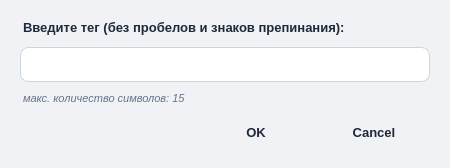
<?xml version="1.0" encoding="UTF-8"?>
<ui version="4.0">
 <class>tagInput_dialog</class>
 <widget class="QDialog" name="tagInput_dialog">
  <property name="geometry">
   <rect>
    <x>0</x>
    <y>0</y>
    <width>450</width>
    <height>160</height>
   </rect>
  </property>
  <property name="windowTitle">
   <string>Ввод тега</string>
  </property>
  <property name="styleSheet">
   <string notr="true">
    QDialog {
        background-color: #f0f2f5;
        font-family: 'Segoe UI', 'Microsoft YaHei', sans-serif;
    }
    QLabel {
        color: #1e293b;
        font-size: 13px;
        font-weight: 500;
        margin-bottom: 6px;
    }
    QLabel#label_3 {
        color: #64748b;
        font-size: 11px;
        font-style: italic;
        font-weight: normal;
        margin-top: 4px;
    }
    QLineEdit {
        background-color: white;
        border: 1px solid #cbd5e1;
        border-radius: 8px;
        padding: 8px 12px;
        font-size: 13px;
        color: #0f172a;
        selection-background-color: #3b82f6;
    }
    QLineEdit:focus {
        border: 1px solid #3b82f6;
        outline: none;
    }
    QPushButton {
        background-color: transparent;
        border: none;
        border-radius: 8px;
        padding: 8px 16px;
        font-size: 13px;
        font-weight: 500;
        color: #1e293b;
        min-width: 80px;
    }
    QPushButton:hover {
        background-color: #e2e8f0;
    }
    QPushButton:pressed {
        background-color: #cbd5e1;
    }
    QPushButton[text="OK"] {
        background-color: #3b82f6;
        color: white;
    }
    QPushButton[text="OK"]:hover {
        background-color: #2563eb;
    }
    QPushButton[text="Cancel"]:hover {
        background-color: #fee2e2;
        color: #dc2626;
    }
   </string>
  </property>
  <layout class="QVBoxLayout" name="verticalLayout">
   <property name="leftMargin">
    <number>20</number>
   </property>
   <property name="topMargin">
    <number>20</number>
   </property>
   <property name="rightMargin">
    <number>20</number>
   </property>
   <property name="bottomMargin">
    <number>20</number>
   </property>
   <item>
    <widget class="QLabel" name="label_2">
     <property name="text">
      <string>Введите тег (без пробелов и знаков препинания):</string>
     </property>
    </widget>
   </item>
   <item>
    <widget class="QLineEdit" name="lineEdit"/>
   </item>
   <item>
    <widget class="QLabel" name="label_3">
     <property name="text">
      <string>макс. количество символов: 15</string>
     </property>
    </widget>
   </item>
   <item>
    <widget class="QDialogButtonBox" name="buttonBox">
     <property name="orientation">
      <enum>Qt::Horizontal</enum>
     </property>
     <property name="standardButtons">
      <set>QDialogButtonBox::Cancel|QDialogButtonBox::Ok</set>
     </property>
     <property name="centerButtons">
      <bool>false</bool>
     </property>
    </widget>
   </item>
  </layout>
 </widget>
 <resources/>
 <connections>
  <connection>
   <sender>buttonBox</sender>
   <signal>accepted()</signal>
   <receiver>tagInput_dialog</receiver>
   <slot>accept()</slot>
   <hints>
    <hint type="sourcelabel">
     <x>248</x>
     <y>254</y>
    </hint>
    <hint type="destinationlabel">
     <x>157</x>
     <y>274</y>
    </hint>
   </hints>
  </connection>
  <connection>
   <sender>buttonBox</sender>
   <signal>rejected()</signal>
   <receiver>tagInput_dialog</receiver>
   <slot>reject()</slot>
   <hints>
    <hint type="sourcelabel">
     <x>316</x>
     <y>260</y>
    </hint>
    <hint type="destinationlabel">
     <x>286</x>
     <y>274</y>
    </hint>
   </hints>
  </connection>
 </connections>
</ui>
